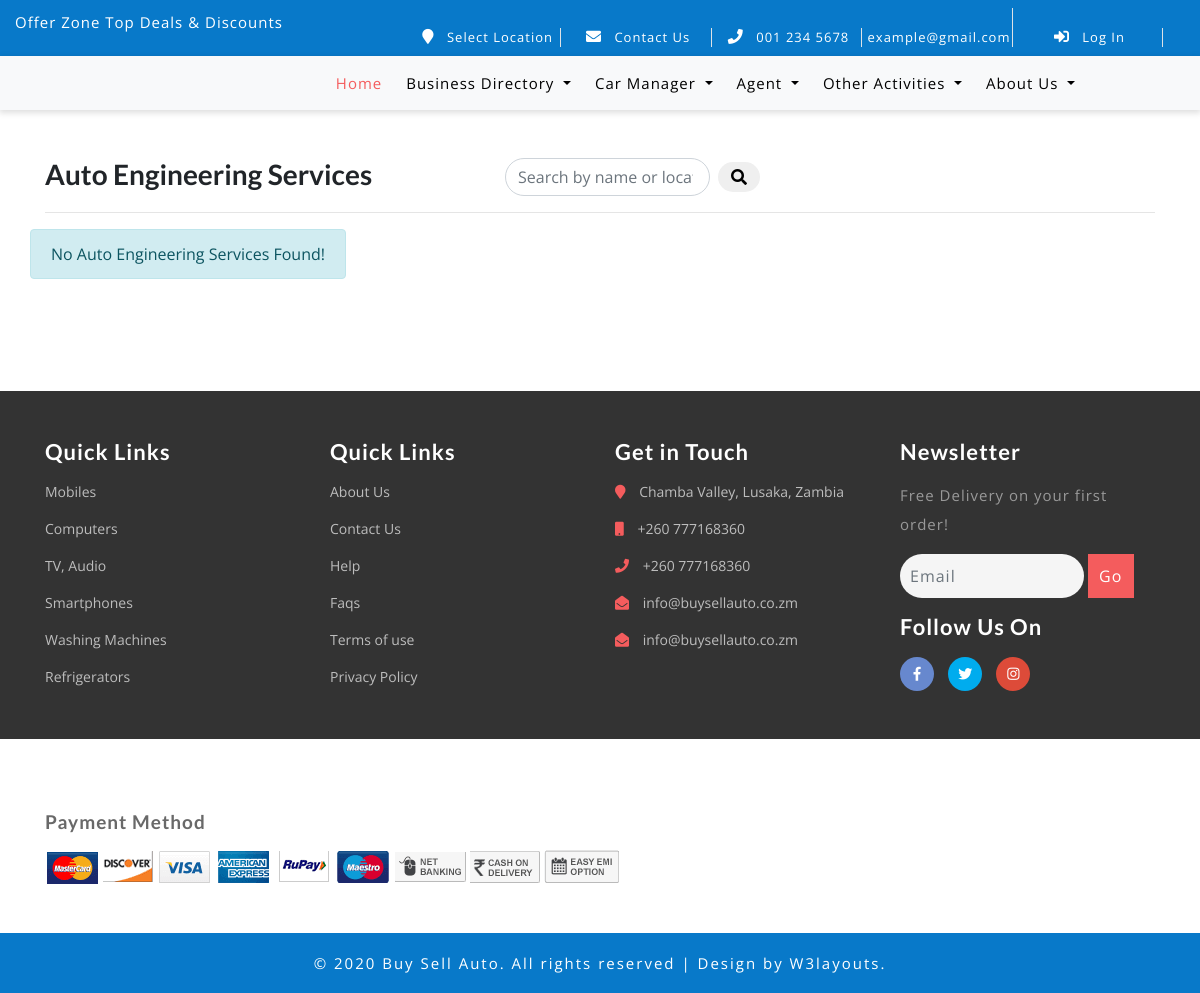
The app's page /auto-engineering-services/, older data.
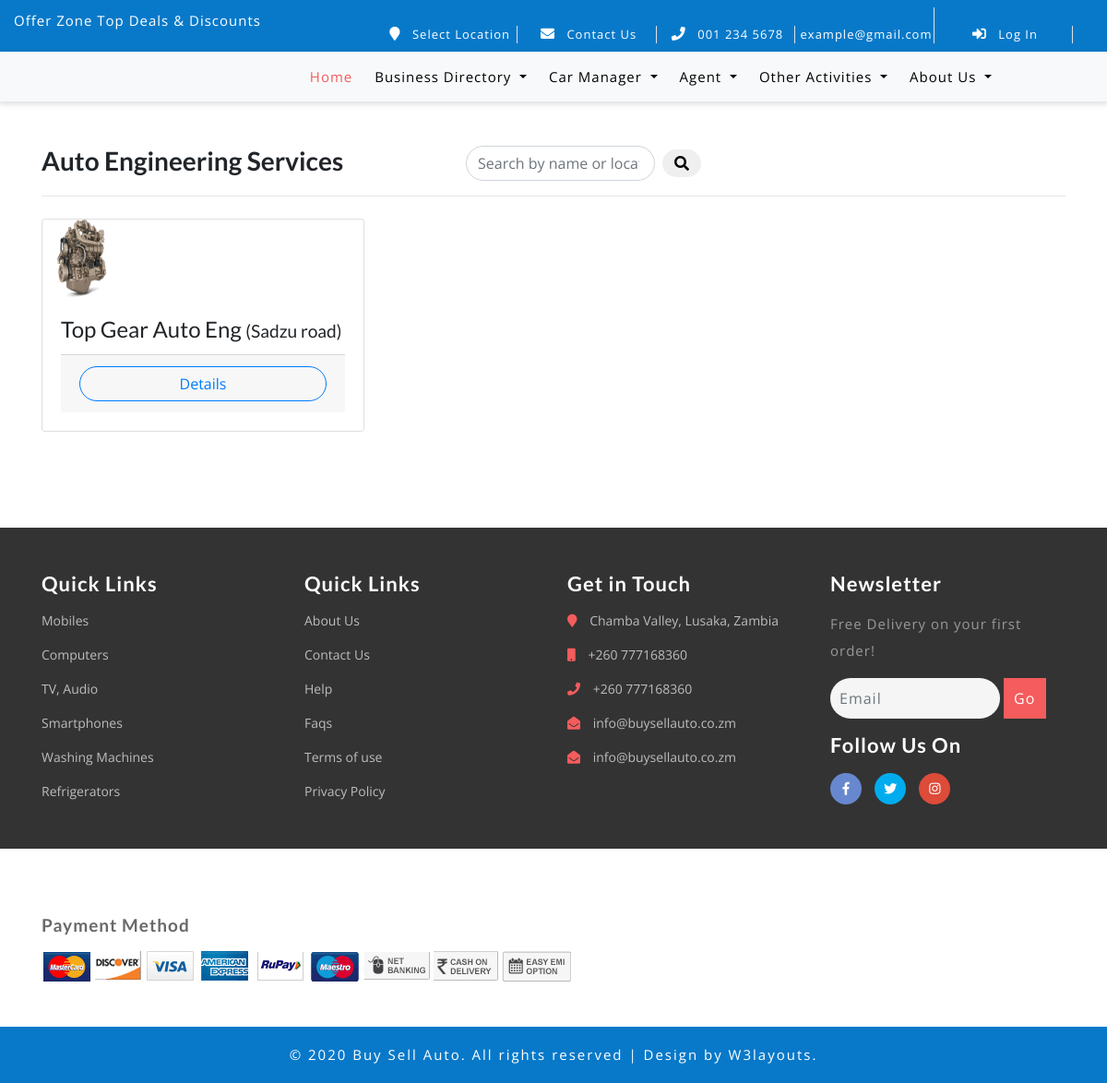
The same page, newer data.
### aboutus/models.py (models this page shows, shortened)
class CompanyContactDetails(models.Model):
    location = models.CharField('Company Location', max_length=1000, null=True, blank=True,)
    mobile = models.CharField('Mobile Phone Number', max_length=200, null=True, blank=True, help_text='(E.g) +260970000000')
    telephone = models.CharField('Telephone Number', max_length=200, null=True, blank=True, help_text='(E.g) +(0121) 121 122')
    emailaddress1 = models.CharField('Email Address1', max_length=200, null=True, blank=True, help_text='(E.g) info@example1.com')
    emailaddress2 = models.CharField('Email Address2', max_length=200, null=True, blank=True, help_text='(E.g) info@example1.com')
    class Meta:
        verbose_name = 'Company Contact Detail'
        verbose_name_plural = 'Company Contact Details'

class CompanySocialMediaLinks(models.Model):
    facebook = models.URLField('Facebook Page Url', null=True, blank=True)
    twitter = models.URLField('Twitter Page Url', null=True, blank=True)
    instagram = models.URLField('Instagram Page Url', null=True, blank=True)
    class Meta:
        verbose_name = 'Company Social Media Link'
        verbose_name_plural = 'Company Social Media Links'

### businessdirectory/models.py (models this page shows, shortened)
class AutoEngineering(models.Model):
    name = models.CharField("name", max_length=200)
    slug = models.SlugField(unique=True, default='', db_index=True)
    city = models.ForeignKey(Location, verbose_name='City/Town', default='', on_delete=models.CASCADE)
    location = models.CharField('Location', max_length=200, )
    picture = models.ImageField(upload_to='autoengineering/%Y/%m/%d', null=True, blank=True)
    coordinates = models.CharField('Coordinates', null=True, blank=True, max_length=200, default='',
                                   help_text='Check name of the place on google maps or can use latitude and longitude (lati,longi)')
    contact = models.CharField('Contact', max_length=200, null=True, blank=True)
    website_link = models.URLField(null=True, blank=True, help_text='Optional')
    def picture_tag(self):
        if self.picture:
            return mark_safe('<img src="%s" style="width: 50px; height: 50px;"/>' % self.picture.url)
        else:
            return 'No image found!'
    picture_tag.short_description = 'Image'
    class Meta:
        verbose_name_plural = 'Auto Engineering Services'

### businessdirectory/views.py (the view)
# urls.py: path('auto-engineering-services/', views.auto_engineering_list, name='auto_engineerings_list'),
def auto_engineering_list(request):
    auto_engineerings = AutoEngineering.objects.all()
    companycontactdetails = CompanyContactDetails.objects.all()
    companysocialmedialinks = CompanySocialMediaLinks.objects.all()
    location = Location.objects.all()
    event_types = EventType.objects.all()
    clearing_agents = Agent.objects.filter(agent_type__agent_type='Clearing Agent')
    keywords = request.GET.get('q')
    if keywords:
        auto_engineerings = auto_engineerings.filter(
            Q(name__icontains=keywords) | Q(location__icontains=keywords) |
            Q(city__location_name__icontains=keywords))
    return render(request, 'businessdirectory/auto_engineerings/auto_engineerings_list.html',
                  {
                      'auto_engineerings': auto_engineerings,
                      'keywords': keywords,
                      'companycontactdetails': companycontactdetails,
                      'companysocialmedialinks': companysocialmedialinks,
                      'location': location,
                      'event_types': event_types,
                      'clearing_agents': clearing_agents,
                  })

### store/models.py (called while the page is built)
    def __str__(self):
        return self.event_name

### store/templates/businessdirectory/auto_engineerings/auto_engineerings_list.html (shortened to what this page needs)
{% extends 'store/base.html' %}
{% load static %}
{% block content %}
    <div class="container">
        <div class="header row inline-group">
            <h3 class="col-sm-5 font-weight-bold pull-left">Auto Engineering Services</h3>
            <form class="form-inline" action="{% url 'auto_engineerings_list' %}" method="GET">
                {% if keywords %}
                    <input class="form-control mr-sm-2" name="q" value="{{ keywords }}" type="search"
                           placeholder="Search by name or location"
                           aria-label="Search" required>
                {% else %}
                    <input class="form-control mr-sm-2" name="q" type="search"
                           placeholder="Search by name or location"
                           aria-label="Search" required>
                {% endif %}
                <button class="btn my-2 my-sm-0 fa fa-search" type="submit"></button>
            </form>
        </div>
        <hr>
        <div class="row">
            {% for auto_engineering in auto_engineerings %}
                <div class="col-sm-4 py-2">
                    <div class="card h-100 text-black-50">
                        {% if auto_engineering.picture %}
                            <img class="card-img-top img-fluid img-responsive" alt="Product"
                                 src="{{ auto_engineering.picture.url }}"/>
                        {% else %}
                            <img class="card-img-top img-fluid img-responsive" alt="Product"
                                 src="{% static 'img/auto_engineering_thumbnail.png' %}"
                            style="height: 85px; width: 85px;"/>
                        {% endif %}
                        <div class="card-body justify-content-center">
                            <h4 class="card-title">
                                {{ auto_engineering.name | capfirst }} <small class="card-text"> ({{ auto_engineering.location }})</small>
                            </h4>
                            <div class="card-footer">
                                <a title="Click to view Map"
                                   href="{% url 'auto_engineering_detail' auto_engineering.slug %}"
                                   class="btn btn-block btn-outline-primary">Details</a>
                            </div>
                        </div>
                    </div>
                </div>
            {% empty %}
                <center>
                    <div class="alert alert-info justify-content-center">No Auto Engineering Services Found!</div>
                </center>
            {% endfor %}
        </div>
    </div>
{% endblock %}

### store/templates/store/base.html (shortened to what the changed rows need)
{% load static %}
<!DOCTYPE html>
<html lang="en">
<head>
    <link href="{% static 'store/css/bootstrap.css' %}" rel="stylesheet" type="text/css" media="all"/>
    <link href="{% static 'store/css/style.css' %}" rel="stylesheet" type="text/css" media="all"/>
    <link href="{% static 'store/css/other/styles.css' %}" rel="stylesheet" type="text/css" media="all"/>
    <link rel="stylesheet" href="{% static 'store/css/fontawesome-all.css' %}">
    <link href="{% static 'store/css/popuo-box.css' %}" rel="stylesheet" type="text/css" media="all"/>
    <link href="{% static 'store/css/menu.css' %}" rel="stylesheet" type="text/css" media="all"/>
</head>
<body>
{% block topheader %}
    <br><br>
{% endblock %}
{% block content %}
{% endblock %}
</body>
{% block footer %}
    <footer>
        <div class="w3l-middlefooter-sec">
            <div class="container py-md-5 py-sm-4 py-3">
                <div class="row footer-info w3-agileits-info">
                    <div class="col-md-3 col-sm-6 footer-grids mt-md-0 mt-4">
                        <ul>
                            {% for companycontactdetail in companycontactdetails %}
                                <li class="mb-3">
                                    <i class="fas fa-map-marker"></i> {{ companycontactdetail.location }}
                                </li>
                                <li class="mb-3">
                                    <i class="fas fa-mobile"></i> {{ companycontactdetail.mobile }}
                                </li>
                                <li class="mb-3">
                                    <i class="fas fa-phone"></i> {{ companycontactdetail.telephone }}
                                </li>
                                <li class="mb-3">
                                    <i class="fas fa-envelope-open"></i>
                                    <a href="mailto:example@mail.com"> {{ companycontactdetail.emailaddress1 }}</a>
                                </li>
                                <li>
                                    <i class="fas fa-envelope-open"></i>
                                    <a href="mailto:example@mail.com"> {{ companycontactdetail.emailaddress2 }}</a>
                                </li>
                            {% endfor %}
                        </ul>
                    </div>
                    <div class="col-md-3 col-sm-6 footer-grids w3l-agileits mt-md-0 mt-4">
                        <div class="footer-grids  w3l-socialmk mt-3">
                            <div class="social">
                                <ul>
                                    {% for socialmedialink in companysocialmedialinks %}
                                        <li>
                                            <a class="icon fb" href="{{ socialmedialink.facebook }}">
                                                <i class="fab fa-facebook-f"></i>
                                            </a>
                                        </li>
                                        <li>
                                            <a class="icon tw" href="{{ socialmedialink.twitter }}">
                                                <i class="fab fa-twitter"></i>
                                            </a>
                                        </li>
                                        <li>
                                            <a class="icon gp" href="{{ socialmedialink.instagram }}">
                                                <i class="fab fa-instagram"></i>
                                            </a>
                                        </li>
                                    {% endfor %}
                                </ul>
                            </div>
                        </div>
                    </div>
                </div>
            </div>
        </div>
    </footer>
{% endblock %}
</html>

Row changes from the older to the newer data that the page shows:
added AutoEngineering: name "Top Gear Auto Eng", location "Sadzu road"
Text that changed along with them:
text no longer shown: "No Auto Engineering Services Found!"
